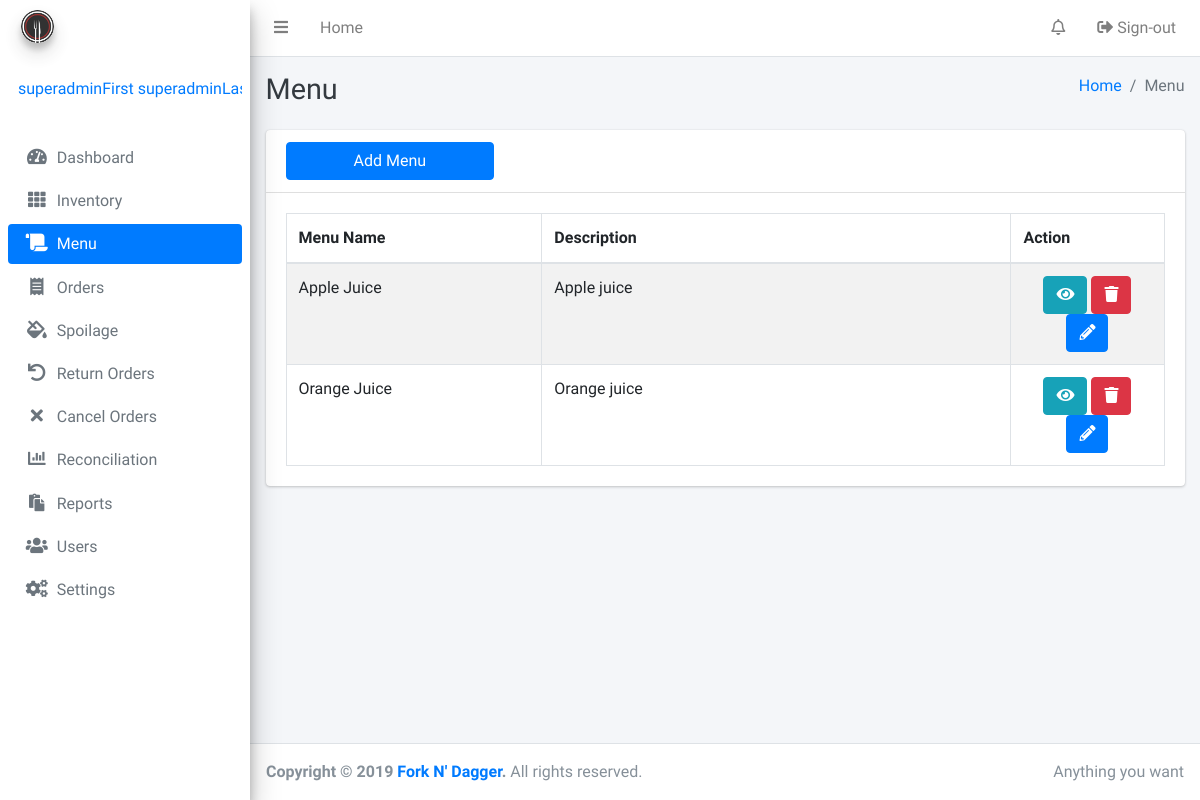
The page /menu.php (signed in) on the database as committed earlier.
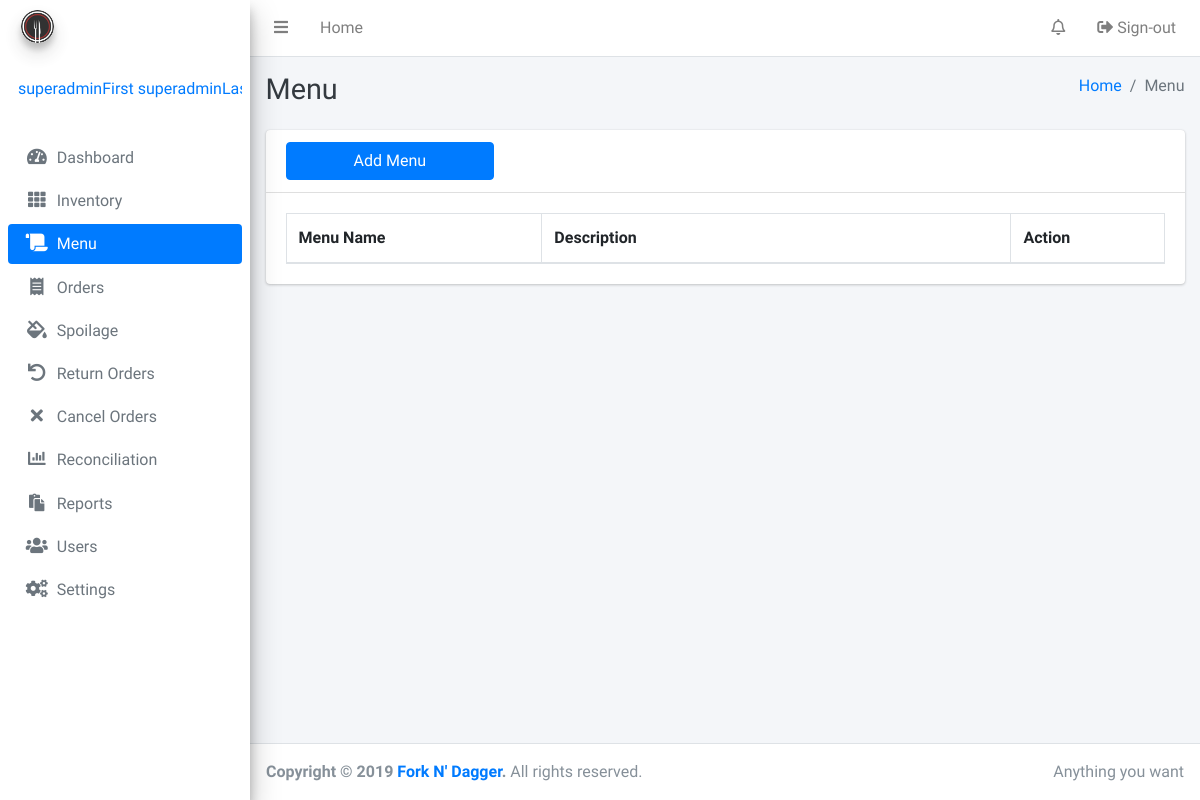
The same page on the database as committed later.
### tables this page shows
CREATE TABLE IF NOT EXISTS `menu` (
  `id` bigint(255) NOT NULL AUTO_INCREMENT,
  `name` varchar(255) NOT NULL,
  `description` varchar(255) NOT NULL,
  `timestamp` timestamp(6) NOT NULL,
  `adminID` int(255) NOT NULL,
  PRIMARY KEY (`id`)
);

### inc/session.php (called while the page is built, shortened)
<?php
	include 'inc/conn.php';;
	if(isset($_SESSION['admin'])){
		$query = $conn -> prepare("SELECT * FROM admins WHERE id = ? ");
		$query -> bind_param("s", $variable);
		$query -> execute();
		$result = $query->get_result();
		$user = mysqli_fetch_assoc($result);
		$role = $user['role'];
	}
	else{
		header('location: home.php');
		exit();
	}
?>

### menu.php (the view, shortened to what this page needs)
<?php include 'inc/session.php'; ?>
<?php include 'inc/header.php'; ?>
<body class="hold-transition sidebar-mini">
<div class="wrapper">
<?php
include 'inc/navbar.php'; ?>
  <div class="content-wrapper">
            <?php if ($role == 'Super User'): ?>
    <div class="content-header">
      <div class="container-fluid">
        <div class="row mb-2">
          <div class="col-sm-6">
            <h1 class="m-0 text-dark">Menu</h1>
          </div>
          <div class="col-sm-6">
            <ol class="breadcrumb float-sm-right">
              <li class="breadcrumb-item"><a href="#">Home</a></li>
              <li class="breadcrumb-item active">Menu</li>
            </ol>
          </div>
        </div>
      </div>
    </div>
    <div class="content">
      <div class="container">
        <div class="row">
          <div class="col-12">
            <div class="card">
              <div class="card-header">
                <div class="row">
                  <div class="col-3">
                  <button type="button" class="btn btn-block btn-primary" data-toggle="modal" data-target="#item">Add Menu</button>
                  </div>
                  <div class="col-3">
                  </div>
                </div>
              </div>
              <div class="card-body">
                <table class="table table-bordered table-striped display">
                  <thead>
                  <tr>
                    <th width="120">Menu Name</th>
                    <th width="220">Description</th>
                    <th width="40">Action</th>
                  </tr>
                  </thead>
                  <tbody>
                  <?php
                  $result3 = mysqli_query($conn, "SELECT * FROM menu");
                  while ($row = mysqli_fetch_array($result3)) {
                        ?>
                  <tr>
                    <td><?php echo ucwords($row['name']);?></td>
                    <td><?php echo ucfirst($row['description']);?></td>
                    <td align="center">
                      <button type="button" class="btn btn-info" data-toggle="modal" data-target='#view<?php echo $row['id']; ?>'><i class="fas fa-eye"></i></button>
                      <button type="button" class="btn btn-danger" data-toggle="modal" data-target='#delete<?php echo $row['id']; ?>'><i class="fas fa-trash"></i></button>
                      <button type="button" class="btn btn-primary" data-toggle="modal" data-target='#edit<?php echo $row['id']; ?>'><i class="fas fa-pencil-alt"></i></button>
                    </td>
                  </tr>
                        <?php   } ?>
                  </tbody>
                </table>
              </div>
            </div>
          </div>
        </div>
      </div>
    </div>
</div>
    <?php else: ?>
    <?php include 'forbidden.php'; ?>
  <?php endif ?>
  <?php include 'inc/footer.php'; ?>
</div>
</body>
</html>

Rows that differ between the two databases and show on the page:
removed menu: name "Apple Juice", description "Apple juice"
removed menu: name "Orange Juice", description "Orange juice"
